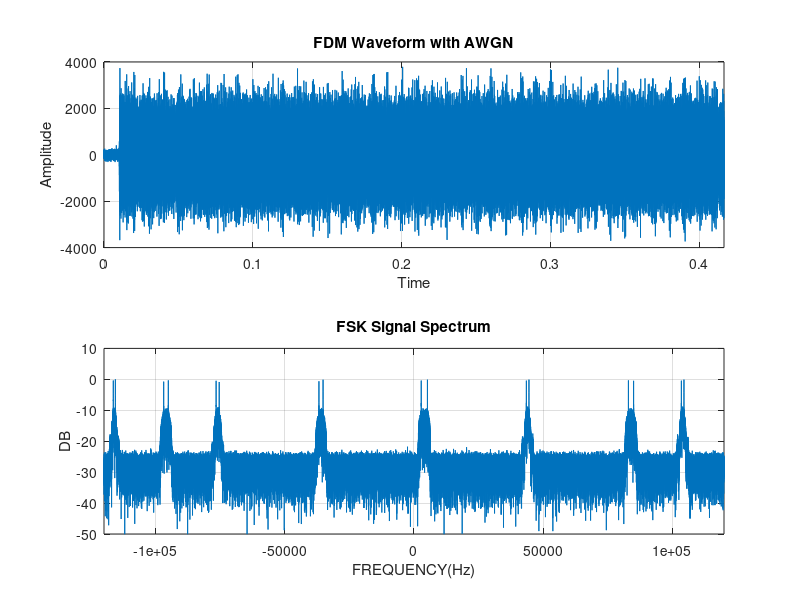

The MATLAB source for this figure: (Note: this script raises an error after producing the figure.)
% Script: cyclo_fdm_test.m
%
% Script showing cyclic spectrum for multiple FSK signal test file (fdm_test.mat). 
% User enters baud rate for analysis. Generates single cyclic spectrum
% (Cyclic Correlation Density (SCD)) from single baud rate input. 
%
% To Do: add correct calculations for adjusting noise to get desired SNR.
% 
% Author: drohm
%------------------------------------------------------------------------
%------------------------------------------------------------------------
clear all; close all;

%-Read in fdm test signal mat file
load fdm_test.mat;
fsk_c = x - mean(x);
td = [0:length(fsk_c)-1]*1/fs;

%-Cyclic frequency to test
alpha = input(['Input baud rate for analysis: ']);

%-Split out I and Q components of fsk signal
fsk_I = real(fsk_c);
fsk_Q = imag(fsk_c);

%-Generate AWGN noise
sigma_w = 100;                           % noise variance from input
Iwn = sigma_w*randn(1,length(fsk_I));
Qwn = sigma_w*randn(1,length(fsk_Q));
wn = Iwn + sqrt(-1)*Qwn;                % complex white gaussian noise

%-Add AWGN to complex baseband FSK signal
sigout = fsk_c + wn;

%-Generate Plots (optional)
plotswitch=1;
if plotswitch == 1
    figure
    
    subplot(2,1,1)
    plot(td,real(sigout))
    xlim([0 td(end)]);grid
    xlabel('Time')
    ylabel('Amplitude')
    title('FDM Waveform with AWGN')
   
    %-Take FFT of FSK signal
    y = sigout;
    nfft = 2.^(ceil(log(length(y))/log(2)));
    ffty = fft(y,nfft);                     
    ffty_mag = fftshift(abs(ffty));
    freq_limit = fs/2;
    freq= -freq_limit:fs/nfft:freq_limit-fs/nfft;
    
    %-Plot frequency domain
    subplot(2,1,2)
    % protect against taking log of zero or negative numbers
    dB_psd = 10*log10( (1/max(ffty_mag)) * ffty_mag + 1.e-10);
    plot(freq,dB_psd);    
    xlim([-freq_limit,freq_limit]);ylim([-50 10]);grid
    xlabel('FREQUENCY(Hz)');ylabel('DB');
    title('FSK Signal Spectrum')  
end
     
%-Compute frequency smoothed cyclic spectrum for selected baud rate
M = 8;                         % frequency smoothing factor
plotswitch = 1;
x = sigout(1:end);              % input signals (if x & y then compute cross-scd)
%[scd,freqx] = cyclodetect_fs(fs,alpha,M,plotswitch,x,y);

%-Compute time-smoothed cyclic spectrum for selected baud rate
[scd,freqx] = cyclodetect_ts(fs,alpha,M,plotswitch,x,y);


